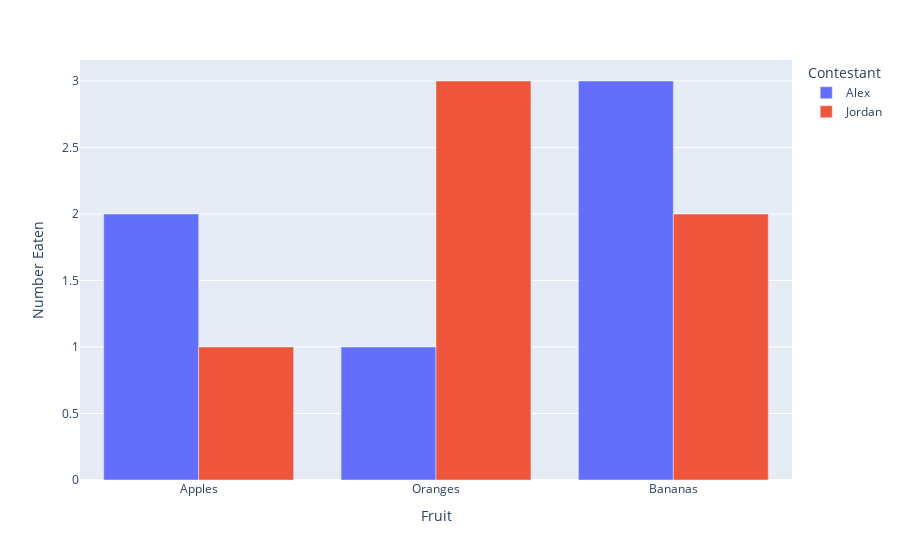
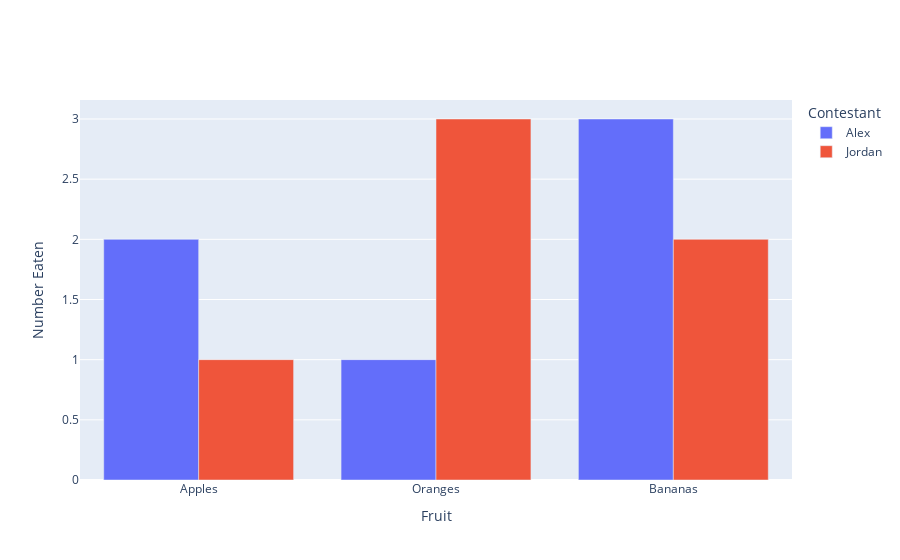

These figures' notebook cell, in order:
### Markdown cell above
## Ugyanaz a plot a 2 módszerrel

### Code cell
import pandas as pd

df = pd.DataFrame({
  "Fruit": ["Apples", "Oranges", "Bananas", "Apples", "Oranges", "Bananas"],
  "Contestant": ["Alex", "Alex", "Alex", "Jordan", "Jordan", "Jordan"],
  "Number Eaten": [2, 1, 3, 1, 3, 2],
})


# Plotly Express

import plotly.express as px

fig = px.bar(df, x="Fruit", y="Number Eaten", color="Contestant", barmode="group")
fig.show()


# Graph Objects

import plotly.graph_objects as go

fig = go.Figure()
for contestant, group in df.groupby("Contestant"):
    fig.add_trace(go.Bar(x=group["Fruit"], y=group["Number Eaten"], name=contestant,
      hovertemplate="Contestant=%s<br>Fruit=%%{x}<br>Number Eaten=%%{y}<extra></extra>"% contestant))
fig.update_layout(legend_title_text = "Contestant")
fig.update_xaxes(title_text="Fruit")
fig.update_yaxes(title_text="Number Eaten")
fig.show()

### Figure 1 — Plotly figure (JSON) as saved in the notebook; plotly's stock layout.template omitted (floating-point values rounded to 4 significant figures)
{"data": [{"alignmentgroup": "True", "hovertemplate": "Contestant=Alex<br>Fruit=%{x}<br>Number Eaten=%{y}<extra></extra>", "legendgroup": "Alex", "marker": {"color": "#636efa", "pattern": {"shape": ""}}, "name": "Alex", "offsetgroup": "Alex", "orientation": "v", "showlegend": true, "textposition": "auto", "type": "bar", "x": ["Apples", "Oranges", "Bananas"], "xaxis": "x", "y": [2, 1, 3], "yaxis": "y"}, {"alignmentgroup": "True", "hovertemplate": "Contestant=Jordan<br>Fruit=%{x}<br>Number Eaten=%{y}<extra></extra>", "legendgroup": "Jordan", "marker": {"color": "#EF553B", "pattern": {"shape": ""}}, "name": "Jordan", "offsetgroup": "Jordan", "orientation": "v", "showlegend": true, "textposition": "auto", "type": "bar", "x": ["Apples", "Oranges", "Bananas"], "xaxis": "x", "y": [1, 3, 2], "yaxis": "y"}], "layout": {"barmode": "group", "legend": {"title": {"text": "Contestant"}, "tracegroupgap": 0}, "margin": {"t": 60}, "xaxis": {"anchor": "y", "domain": [0, 1], "title": {"text": "Fruit"}}, "yaxis": {"anchor": "x", "domain": [0, 1], "title": {"text": "Number Eaten"}}}}

### Figure 2 — Plotly figure (JSON) as saved in the notebook; plotly's stock layout.template omitted (floating-point values rounded to 4 significant figures)
{"data": [{"hovertemplate": "Contestant=Alex<br>Fruit=%{x}<br>Number Eaten=%{y}<extra></extra>", "name": "Alex", "type": "bar", "x": ["Apples", "Oranges", "Bananas"], "y": [2, 1, 3]}, {"hovertemplate": "Contestant=Jordan<br>Fruit=%{x}<br>Number Eaten=%{y}<extra></extra>", "name": "Jordan", "type": "bar", "x": ["Apples", "Oranges", "Bananas"], "y": [1, 3, 2]}], "layout": {"legend": {"title": {"text": "Contestant"}}, "xaxis": {"title": {"text": "Fruit"}}, "yaxis": {"title": {"text": "Number Eaten"}}}}
